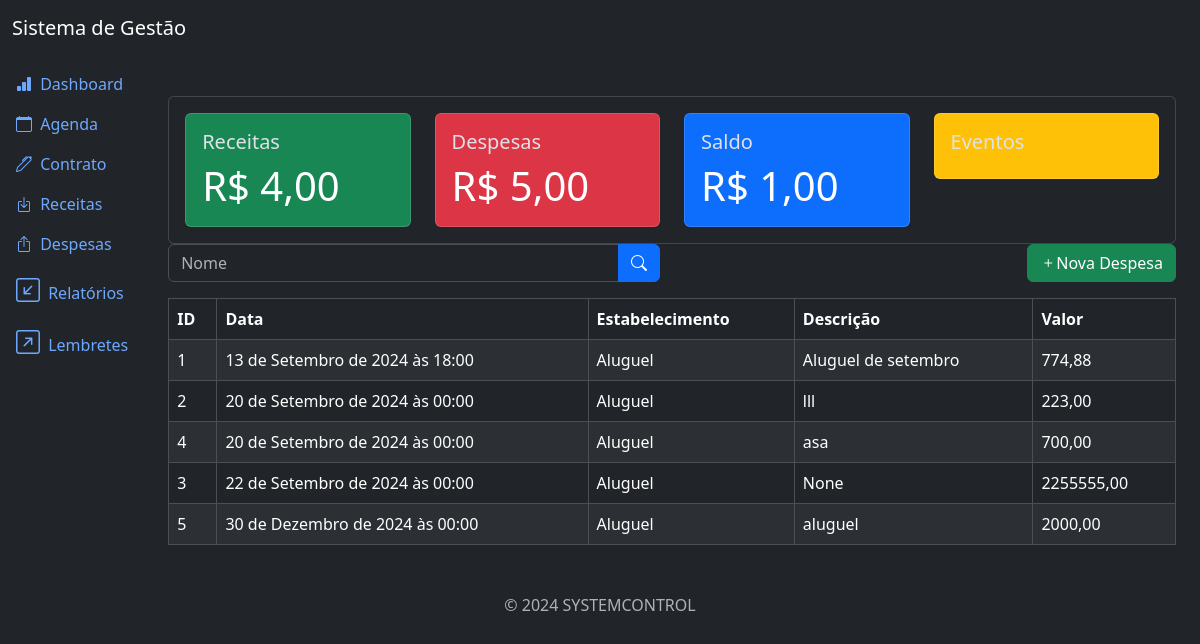
Page /outgoing/list/ (signed in) on the committed database.
### outgoing/models.py (models this page shows, shortened)
class Outgoing(models.Model):
    date = models.DateTimeField()
    store = models.CharField(max_length=200, null=True, blank=True)
    description = models.CharField(max_length=200, null=True, blank=True)
    price = models.DecimalField(max_digits=20, decimal_places=2)
    created_at = models.DateTimeField(auto_now_add=True)
    update_at = models.DateTimeField(auto_now=True)
    class Meta:
        ordering = ['date']

### outgoing/views.py (the view)
# urls.py: path('outgoing/list/', views.OutgoingListView.as_view(), name='outgoing_list'),
class OutgoingListView(LoginRequiredMixin, PermissionRequiredMixin, ListView):
    model = models.Outgoing
    template_name = 'outgoing_list.html'
    context_object_name = 'outgoings'
    paginate_by = 10
    permission_required = 'outgoing.view_outgoing'
    def get_queryset(self):
        queryset = super().get_queryset()
        date = self.request.GET.get('date')
        if date:
            queryset = queryset.filter(date__icontains=date)
        return queryset
    def get_context_data(self, **kwargs):
        context = super().get_context_data(**kwargs)
        context['result_metrics'] = metrics.get_result_metrics()
        return context

### app/metrics.py (called while the page is built)
def get_result_metrics():
    total_price_gain = Gain.objects.count()
    total_price_outgoing = Outgoing.objects.count()
    total_profit = total_price_outgoing - total_price_gain
    return dict(
        total_price_gain=number_format(total_price_gain, decimal_pos=2, force_grouping=True),
        total_price_outgoing=number_format(total_price_outgoing, decimal_pos=2, force_grouping=True),
        total_profit=number_format(total_profit, decimal_pos=2, force_grouping=True),
    )

### outgoing/templates/outgoing_list.html (shortened to what this page needs)
{% extends 'base.html' %}
{% block content %}
{% include 'components/_gain_metrics.html' %}
<div class="row mb-3">
    <div class="col-md-6">
        <form method="get" action="{% url 'outgoing_list' %}">
            <div class="input-group">
                <input type="text" class="form-control" name="name" placeholder="Nome" value="{{ request.GET.name }}">
                <button type="submit" class="btn btn-primary">
                    <i class="bi bi-search"></i>
                </button>
            </div>
        </form>
    </div>
    <div class="col-md-6">
        <a href="{% url 'outgoing_create' %}" class="btn btn-success float-end">
            <i class="bi bi-plus"></i>Nova Despesa
        </a>
    </div>
</div>
<div class="table-responsive">
    <table class="table table-striped table-bordered">
        <thead class="thead-dark">
            <tr>
                <th>ID</th>
                <th>Data</th>
                <th>Estabelecimento</th>
                <th>Descrição</th>
                <th>Valor</th>
            </tr>
        </thead>
        <tbody>
            {% for outgoing in outgoings %}
            <tr>
                <td>{{ outgoing.id }}</td>
                <td>{{ outgoing.date }}</td>
                <td>{{ outgoing.store }}</td>
                <td>{{ outgoing.description }}</td>
                <td>{{ outgoing.price }}</td>
            </tr>
            {% endfor %}
        </tbody>
    </table>
</div>
{% endblock %}

### rows in the picture
Outgoing: id "1", date "13 de Setembro de 2024 às 18:00", store "Aluguel", description "Aluguel de setembro", price "774,88"
Outgoing: id "2", date "20 de Setembro de 2024 às 00:00", store "Aluguel", description "lll", price "223,00"
Outgoing: id "4", date "20 de Setembro de 2024 às 00:00", store "Aluguel", description "asa", price "700,00"
Outgoing: id "3", date "22 de Setembro de 2024 às 00:00", store "Aluguel", description "None", price "2255555,00"
Outgoing: id "5", date "30 de Dezembro de 2024 às 00:00", store "Aluguel", description "aluguel", price "2000,00"

### other values in the picture
{{ result_metrics.total_price_gain }} "4,00"
{{ result_metrics.total_price_outgoing }} "5,00"
{{ result_metrics.total_profit }} "1,00"
